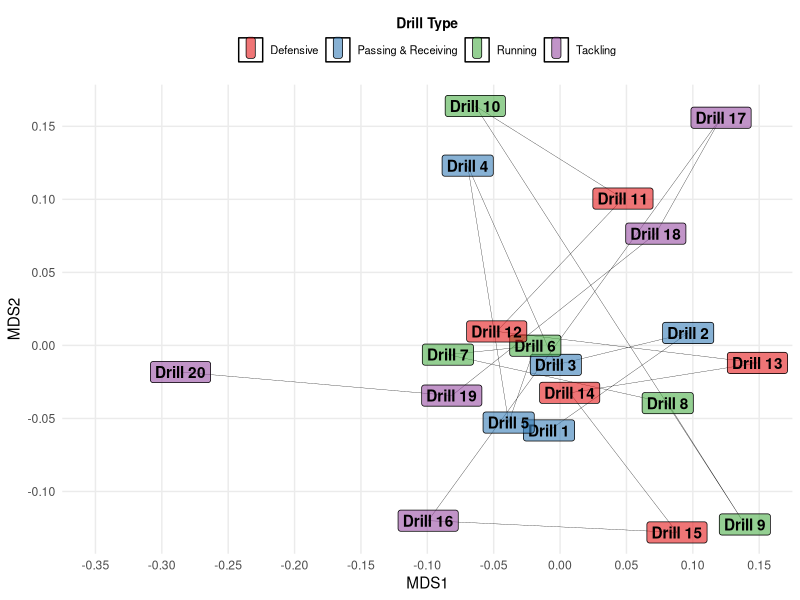

Recreate this plot in R.
## ---- chunk 1
library(tidyverse)

set.seed(450)
drill <- paste("Drill", 1:20)
drill_type <- rep(c("Passing & Receiving", "Running", "Defensive", "Tackling"),
                  each = 5)
tot_dist <- c(rnorm(20, 1000, 400))
metres_per_min <- c(rnorm(20, 100, 30))
hsr <- c(rnorm(20, 300, 100))
load_per_min <- c(rnorm(20, 12, 3))

dat <- data.frame(drill, drill_type, tot_dist, metres_per_min, hsr,
                  load_per_min)

dat <- dat %>% mutate_if(is.numeric, round)

head(dat)
## ---- chunk 2
dat_num <- dat %>%
  select(-c(drill, drill_type))
## ---- chunk 3
library(vegan)

set.seed(20)
nmds <- metaMDS(dat_num)
## ---- chunk 4
str(nmds)
## ---- chunk 5
plot_dat <- as.data.frame(nmds$points)

plot_dat$drill <- dat$drill
plot_dat$drill_type <- dat$drill_type

head(plot_dat)
## ---- chunk 6
library(RColorBrewer)
library(scales)

ggplot(data = plot_dat, aes(x = MDS1, y = MDS2, label = drill)) +
  geom_path(size = 0.1) +
  geom_label(aes(fill = drill_type), alpha = 0.6, color = "black",
             fontface = "bold") +
  scale_fill_manual(values = brewer.pal(name = "Set1", n = 4)) +
  scale_x_continuous(limits = c(-0.35, 0.15),
                     breaks = pretty_breaks(n = 8),
                     labels = number_format(accuracy = 0.01)) +
  scale_y_continuous(breaks = pretty_breaks(n = 5),
                     labels = number_format(accuracy = 0.01)) +
  theme_minimal() +
  guides(fill = guide_legend(title = "Drill Type",
                             title.position = "top",
                             title.hjust = 0.5,
                             override.aes = aes(label = ""))) +
  theme(panel.grid.minor = element_blank(),
        plot.background = element_rect(fill = "white", colour = NA),
        legend.position = "top",
        legend.title = element_text(face = "bold", size = 10),
        legend.text = element_text(size = 8),
        legend.key = element_rect(colour = "black"))
